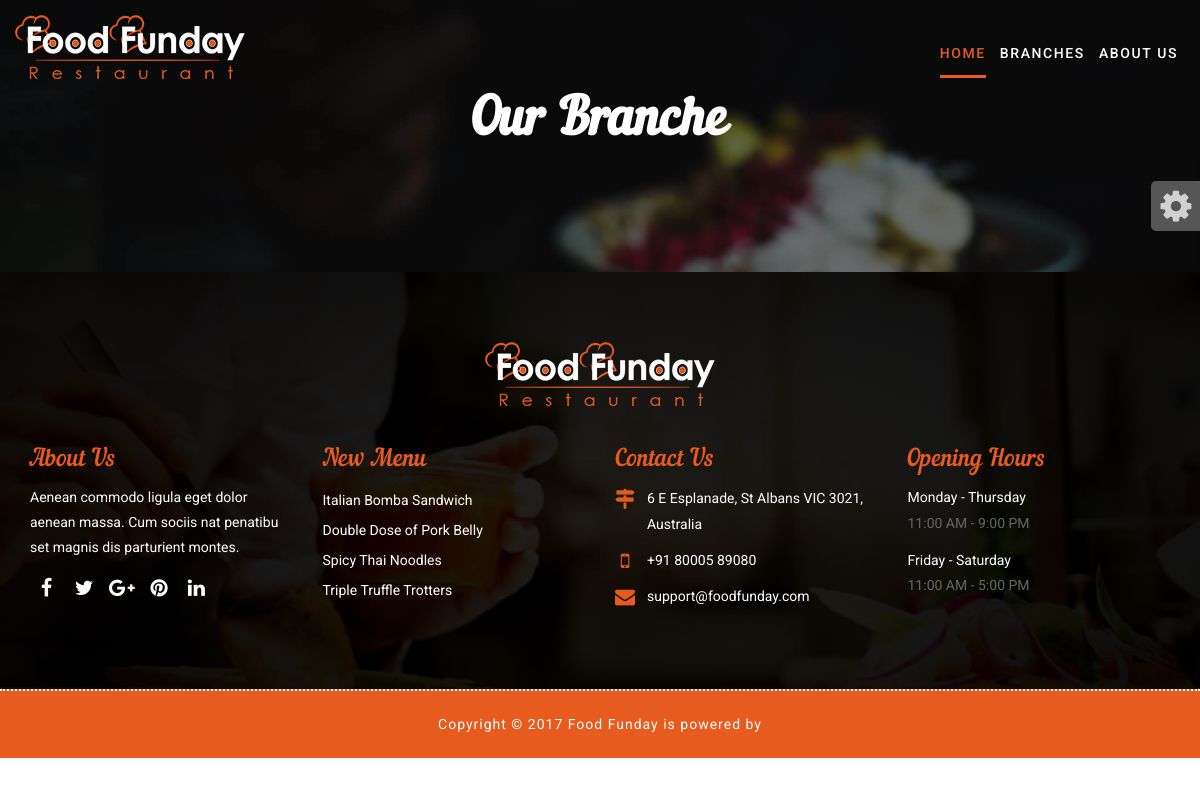
The app's page /Branches, older data.
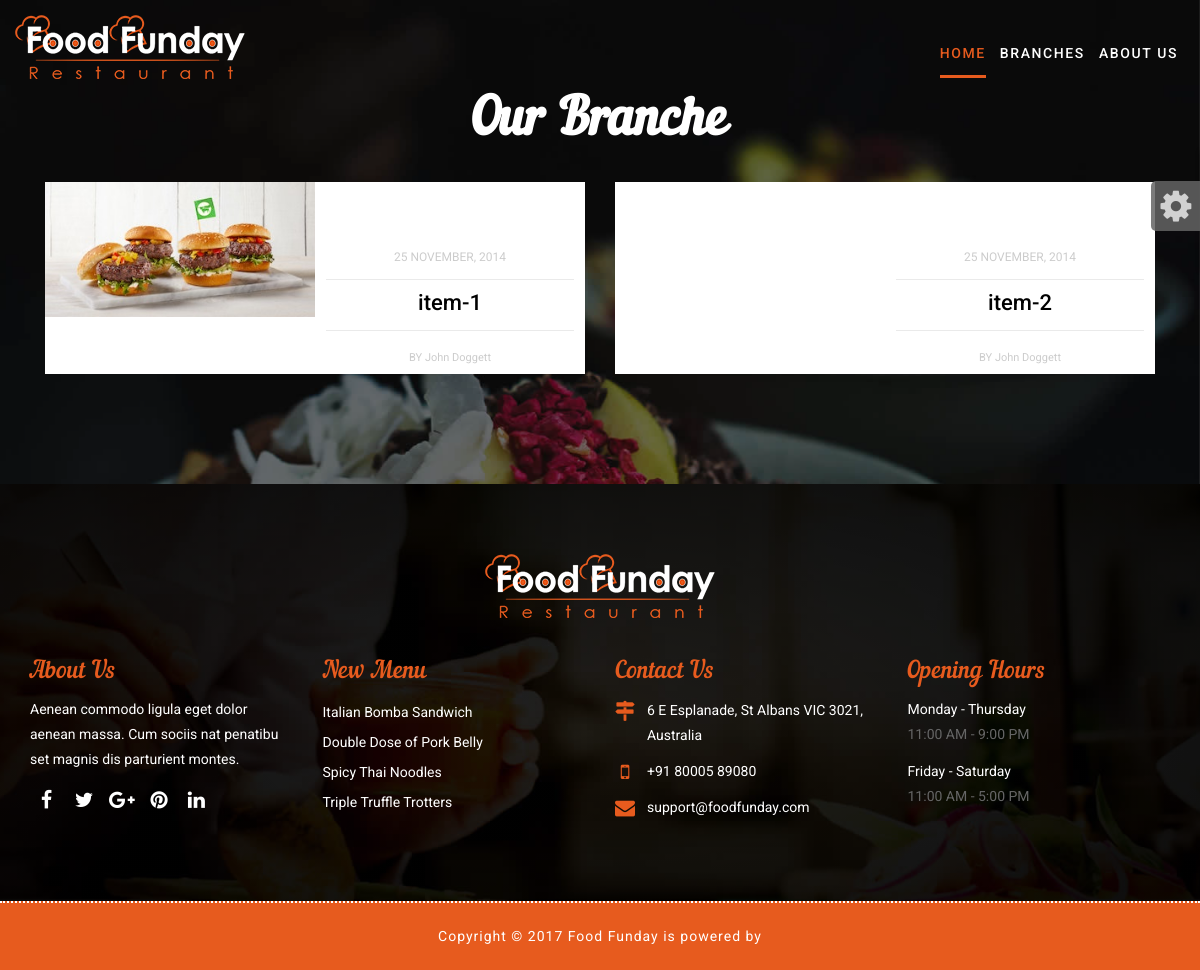
The same page, newer data.
### website/models.py (models this page shows, shortened)
class Branches(models.Model):
    name = models.CharField(max_length=50)
    aboutus = models.TextField()
    address = models.TextField(max_length=500)
    photo = models.ImageField(upload_to='media/photos/branches')
    more_photo1 = models.ImageField(upload_to='media/photos/branches')
    more_photo2 = models.ImageField(upload_to='media/photos/branches')
    more_photo3 = models.ImageField(upload_to='media/photos/branches')
    more_photo4 = models.ImageField(upload_to='media/photos/branches')
    more_photo5 = models.ImageField(upload_to='media/photos/branches')

### website/views.py (the view)
# urls.py: path('Branches', branche, name='branche'),
def branche(request):
    brancheR = Branches.objects.all()
    context = {
        'brancheR':brancheR,
    }
    return render(request, 'branches.html', context)

### templates/branches.html (shortened to what this page needs)
{% extends 'base.html' %}
{% load static %}
{% block content %}
<div id="blog" class="blog-main pad-top-100 pad-bottom-100 parallax">
        <div class="container">
            <div class="row">
                <div class="col-lg-12 col-md-12 col-sm-12 col-xs-12">
                    <h2 class="block-title text-center">
					Our Branche
				</h2>
                    <div class="blog-box clearfix">
                        <div class="wow fadeIn" data-wow-duration="1s" data-wow-delay="0.1s">
                            {% for item in brancheR %}
                            <div class="col-md-6 col-sm-6">
                                <div class="blog-block">
                                    <div class="blog-img-box">
                                        <img src="{{ item.photo.url }}" alt="" />
                                    </div>
                                    <div class="blog-dit">
                                        <p><span>25 NOVEMBER, 2014</span></p>
                                        <h2>{{ item.name }}</h2>
                                        <h5>BY John Doggett</h5>
                                    </div>
                                </div>
                            </div>
                            {% endfor %}
                        </div>
                    </div>
                </div>
            </div>
        </div>
    </div>
{% endblock content %}

### templates/base.html (shortened to what this page needs)
{% load static %}
<!DOCTYPE html>
<html lang="en">
<head>
    <link rel="stylesheet" href="{% static "css/bootstrap.min.css" %}">
    <link rel="stylesheet" href="{% static "css/style.css" %}">
    <link rel="stylesheet" href="{% static "css/responsive.css" %}">
    <link id="changeable-colors" rel="stylesheet" href="{% static "css/colors/orange.css" %}" />
</head>
    <div id="site-header">
        <header id="header" class="header-block-top">
            <div class="container">
                <div class="row">
                    <div class="main-menu">
                        <nav class="navbar navbar-default" id="mainNav">
                            <div class="navbar-header">
                                <div class="logo">
                                    <a class="navbar-brand js-scroll-trigger logo-header" href="#">
                                        <img src="{% static "images/logo.png" %}" alt="">
                                    </a>
                                </div>
                            </div>
                            <div id="navbar" class="navbar-collapse collapse">
                                <ul class="nav navbar-nav navbar-right">
                                    <li class="active"><a href="{% url 'home' %}">Home</a></li>
                                    <li><a href="{% url 'branche' %}">Branches</a></li>
                                    <li><a href="{% url 'about' %}">About us</a></li>
                                </ul>
                            </div>
                        </nav>
                    </div>
                </div>
            </div>
        </header>
    </div>
{% block content %}
{% endblock content %}
    <div id="footer" class="footer-main">
        <div class="footer-box pad-top-70">
            <div class="container">
                <div class="row">
                    <div class="footer-in-main">
                        <div class="footer-logo">
                            <div class="text-center">
                                <img src="{% static "images/logo.png" %}" alt="" />
                            </div>
                        </div>
                        <div class="col-lg-3 col-md-3 col-sm-6 col-xs-12">
                            <div class="footer-box-a">
                                <h3>About Us</h3>
                                <p>Aenean commodo ligula eget dolor aenean massa. Cum sociis nat penatibu set magnis dis parturient montes.</p>
                                <ul class="socials-box footer-socials pull-left">
                                    <li>
                                        <a href="#">
                                            <div class="social-circle-border"><i class="fa  fa-facebook"></i></div>
                                        </a>
                                    </li>
                                    <li>
                                        <a href="#">
                                            <div class="social-circle-border"><i class="fa fa-twitter"></i></div>
                                        </a>
                                    </li>
                                    <li>
                                        <a href="#">
                                            <div class="social-circle-border"><i class="fa fa-google-plus"></i></div>
                                        </a>
                                    </li>
                                    <li>
                                        <a href="#">
                                            <div class="social-circle-border"><i class="fa fa-pinterest"></i></div>
                                        </a>
                                    </li>
                                    <li>
                                        <a href="#">
                                            <div class="social-circle-border"><i class="fa fa-linkedin"></i></div>
                                        </a>
                                    </li>
                                </ul>
                            </div>
                        </div>
                        <div class="col-lg-3 col-md-3 col-sm-6 col-xs-12">
                            <div class="footer-box-b">
                                <h3>New Menu</h3>
                                <ul>
                                    <li><a href="#">Italian Bomba Sandwich</a></li>
                                    <li><a href="#">Double Dose of Pork Belly</a></li>
                                    <li><a href="#">Spicy Thai Noodles</a></li>
                                    <li><a href="#">Triple Truffle Trotters</a></li>
                                </ul>
                            </div>
                        </div>
                        <div class="col-lg-3 col-md-3 col-sm-6 col-xs-12">
                            <div class="footer-box-c">
                                <h3>Contact Us</h3>
                                <p>
                                    <i class="fa fa-map-signs" aria-hidden="true"></i>
                                    <span>6 E Esplanade, St Albans VIC 3021, Australia</span>
                                </p>
                                <p>
                                    <i class="fa fa-mobile" aria-hidden="true"></i>
                                    <span>
									+91 80005 89080
								</span>
                                </p>
                                <p>
                                    <i class="fa fa-envelope" aria-hidden="true"></i>
                                    <span><a href="#">support@foodfunday.com</a></span>
                                </p>
                            </div>
                        </div>
                        <div class="col-lg-3 col-md-3 col-sm-6 col-xs-12">
                            <div class="footer-box-d">
                                <h3>Opening Hours</h3>
                                <ul>
                                    <li>
                                        <p>Monday - Thursday </p>
                                        <span> 11:00 AM - 9:00 PM</span>
                                    </li>
                                    <li>
                                        <p>Friday - Saturday </p>
                                        <span>  11:00 AM - 5:00 PM</span>
                                    </li>
                                </ul>
                            </div>
                        </div>
                    </div>
                </div>
            </div>
            <div id="copyright" class="copyright-main">
                <div class="container">
                    <div class="row">
                        <div class="col-lg-12 col-md-12 col-sm-12 col-xs-12">
                            <h6 class="copy-title"> Copyright &copy; 2017 Food Funday is powered by <a href="#" target="_blank"></a> </h6>
                        </div>
                    </div>
                </div>
            </div>
        </div>
    </div>
    <section id="color-panel" class="close-color-panel">
        <a class="panel-button gray2"><i class="fa fa-cog fa-spin fa-2x"></i></a>
    </section>

### static/css/responsive.css (style rules this page uses)
@media (max-width: 1240px) { .main-menu nav li a { margin: 0 7px; } }

Row changes from the older to the newer data that the page shows:
added Branches: photo (picture), name "item-1"
added Branches: name "item-2"
